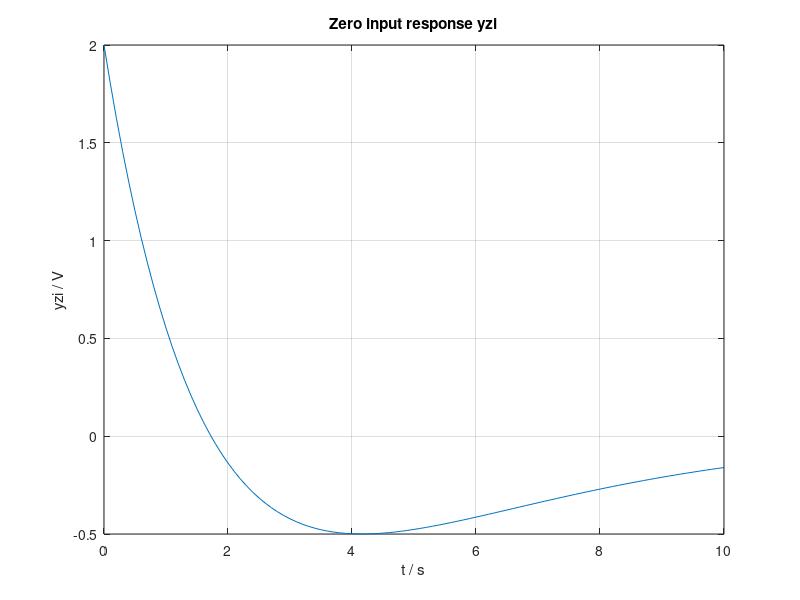

Recreate this plot in MATLAB. (Note: this script raises an error after producing the figure.)
clear all
close all
clc

%% Q10
A = [0 1;-1/6 -5/6];
B = [0;1];
C = [1 0];
D = 0;
x0 = [2 -2];
T = 0:0.1:10;
V = zeros(length(T),1);
sys = ss(A,B,C,D);
yzi = lsim(sys,V,T,x0);
figure();
plot(T,yzi);
xlabel('t / s');
ylabel('yzi / V');
title('Zero input response yzi')
grid on;

%%
%syms t
%pretty([-1-1i -1+1i;2 2]*[exp((-1+1i)*t) 0;0 exp((-1-1i)*t)]*[1i/2 1/4+1i/4;-1i/2 1/4-1i/4])

%% Q12
a = [0 1;-2 -3];
c = [1 0];
x0 = [2 ; -2];

sys = ss(a,[],c,[]);
figure();
initial(sys,x0);
title('Zero input response ycl')
grid on;

F = [-11/6 -13/6];
i=1;
for t = 0:0.1:10
    d(i) = F*expm(a.*t)*x0;
    i=1+i;
end
t = 0:0.1:10;
figure();
plot(t,d);
title('control input d')
xlabel('t / s');
ylabel('vzi / V');
grid on;